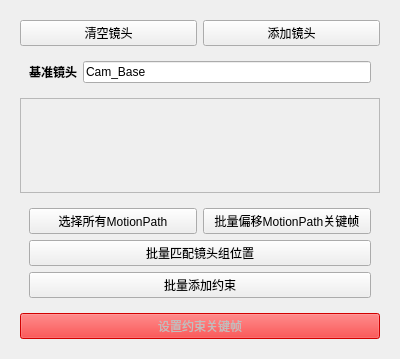
<?xml version="1.0" encoding="UTF-8"?>
<ui version="4.0">
 <class>Form</class>
 <widget class="QWidget" name="Form">
  <property name="geometry">
   <rect>
    <x>0</x>
    <y>0</y>
    <width>400</width>
    <height>359</height>
   </rect>
  </property>
  <property name="windowTitle">
   <string>Form</string>
  </property>
  <layout class="QGridLayout" name="gridLayout">
   <item row="0" column="1">
    <widget class="QWidget" name="VBox_Widget" native="true">
     <layout class="QVBoxLayout" name="verticalLayout_2">
      <item>
       <layout class="QHBoxLayout" name="horizontalLayout">
        <item>
         <widget class="QPushButton" name="Item_Clear_BTN">
          <property name="text">
           <string>清空镜头</string>
          </property>
         </widget>
        </item>
        <item>
         <widget class="QPushButton" name="Item_Add_BTN">
          <property name="text">
           <string>添加镜头</string>
          </property>
         </widget>
        </item>
       </layout>
      </item>
      <item>
       <widget class="QFrame" name="Cam_Base_Layout">
        <property name="autoFillBackground">
         <bool>false</bool>
        </property>
        <property name="styleSheet">
         <string notr="true"/>
        </property>
        <layout class="QHBoxLayout" name="horizontalLayout_2">
         <property name="margin">
          <number>9</number>
         </property>
         <item>
          <widget class="QLabel" name="Cam_Base_Label">
           <property name="font">
            <font>
             <pointsize>9</pointsize>
             <weight>75</weight>
             <bold>true</bold>
            </font>
           </property>
           <property name="text">
            <string>基准镜头</string>
           </property>
          </widget>
         </item>
         <item>
          <widget class="QLineEdit" name="Cam_LE">
           <property name="text">
            <string>Cam_Base</string>
           </property>
           <property name="placeholderText">
            <string>镜头名称</string>
           </property>
          </widget>
         </item>
        </layout>
       </widget>
      </item>
      <item>
       <widget class="QScrollArea" name="Cam_Item_Scroll">
        <property name="widgetResizable">
         <bool>true</bool>
        </property>
        <widget class="QWidget" name="Item_Layout">
         <property name="geometry">
          <rect>
           <x>0</x>
           <y>0</y>
           <width>362</width>
           <height>110</height>
          </rect>
         </property>
         <layout class="QVBoxLayout" name="verticalLayout">
          <property name="spacing">
           <number>2</number>
          </property>
          <property name="margin">
           <number>0</number>
          </property>
          <item>
           <spacer name="verticalSpacer">
            <property name="orientation">
             <enum>Qt::Vertical</enum>
            </property>
            <property name="sizeHint" stdset="0">
             <size>
              <width>20</width>
              <height>40</height>
             </size>
            </property>
           </spacer>
          </item>
         </layout>
        </widget>
       </widget>
      </item>
      <item>
       <widget class="QWidget" name="Button_Layout" native="true">
        <property name="minimumSize">
         <size>
          <width>0</width>
          <height>100</height>
         </size>
        </property>
        <layout class="QVBoxLayout" name="verticalLayout_3">
         <item>
          <layout class="QHBoxLayout" name="horizontalLayout_3">
           <item>
            <widget class="QPushButton" name="Select_Path_BTN">
             <property name="text">
              <string>选择所有MotionPath</string>
             </property>
            </widget>
           </item>
           <item>
            <widget class="QPushButton" name="Batch_Keyframe_BTN">
             <property name="text">
              <string>批量偏移MotionPath关键帧</string>
             </property>
            </widget>
           </item>
          </layout>
         </item>
         <item>
          <widget class="QPushButton" name="Batch_Position_BTN">
           <property name="text">
            <string>批量匹配镜头组位置</string>
           </property>
          </widget>
         </item>
         <item>
          <widget class="QPushButton" name="Batch_Constraint_BTN">
           <property name="text">
            <string>批量添加约束</string>
           </property>
          </widget>
         </item>
        </layout>
       </widget>
      </item>
      <item>
       <widget class="QPushButton" name="Con_Keyframe_BTN">
        <property name="enabled">
         <bool>false</bool>
        </property>
        <property name="styleSheet">
         <string notr="true">background:red</string>
        </property>
        <property name="text">
         <string>设置约束关键帧</string>
        </property>
       </widget>
      </item>
     </layout>
    </widget>
   </item>
  </layout>
 </widget>
 <resources/>
 <connections/>
</ui>
